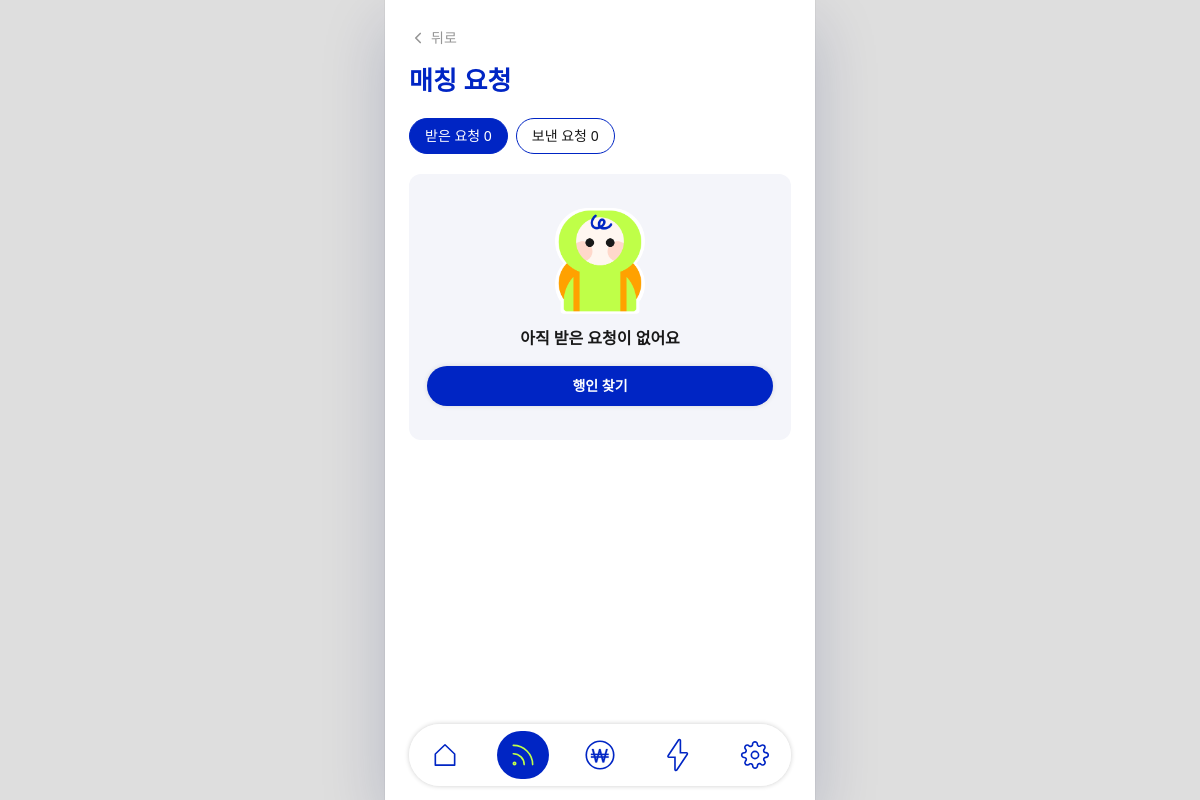
Before: /match/requests (signed in) with the older database file.
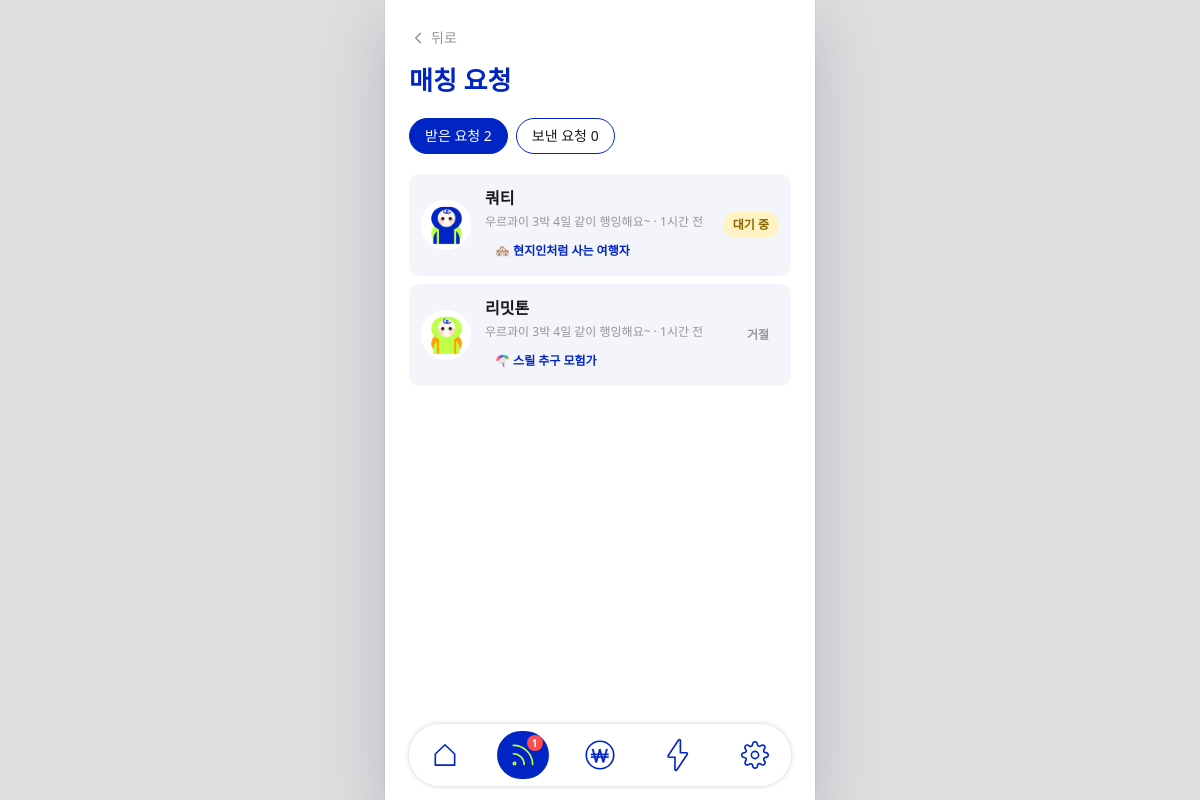
After: the same page with the newer database file.
### tables this page shows
CREATE TABLE match_requests (
            id INTEGER PRIMARY KEY AUTOINCREMENT,
            from_user_id INTEGER NOT NULL,
            to_user_id INTEGER NOT NULL,
            meet_time DATETIME NOT NULL,
            meet_place TEXT,
            message TEXT,
            status TEXT DEFAULT 'pending',
            created_at DATETIME DEFAULT CURRENT_TIMESTAMP, post_id INTEGER,
            FOREIGN KEY (from_user_id) REFERENCES users(id),
            FOREIGN KEY (to_user_id) REFERENCES users(id)
        );

CREATE TABLE users (
            id INTEGER PRIMARY KEY AUTOINCREMENT,
            nickname TEXT NOT NULL,
            email TEXT UNIQUE NOT NULL,
            password_hash TEXT NOT NULL,
            profile TEXT DEFAULT '',
            travel_style TEXT DEFAULT '',
            budget TEXT DEFAULT '',
            personality TEXT DEFAULT '',
            push_notify TEXT DEFAULT 'on',
            email_notify TEXT DEFAULT 'off',
            created_at DATETIME DEFAULT CURRENT_TIMESTAMP
        , country TEXT DEFAULT 'FR', contact TEXT DEFAULT '', gender TEXT DEFAULT '', birth_year INTEGER, travel_type TEXT DEFAULT '', travel_profile TEXT DEFAULT '', onboarding_answers TEXT DEFAULT '');

CREATE TABLE posts (
            id INTEGER PRIMARY KEY AUTOINCREMENT,
            user_id INTEGER NOT NULL,
            title TEXT NOT NULL,
            body TEXT NOT NULL,
            trip_date TEXT,
            trip_place TEXT,
            created_at DATETIME DEFAULT CURRENT_TIMESTAMP, category TEXT DEFAULT '', country TEXT DEFAULT '',
            FOREIGN KEY (user_id) REFERENCES users(id)
        );

### app.py (the view)
@app.route('/match/requests')
@login_required
def match_requests():
    db = get_db()
    received = db.execute('''SELECT m.*, u.nickname, u.travel_type, p.title AS post_title FROM match_requests m
                             JOIN users u ON m.from_user_id = u.id LEFT JOIN posts p ON m.post_id = p.id
                             WHERE m.to_user_id = ? ORDER BY m.created_at DESC''', (g.user['id'],)).fetchall()
    sent = db.execute('''SELECT m.*, u.nickname, u.travel_type, p.title AS post_title FROM match_requests m
                         JOIN users u ON m.to_user_id = u.id LEFT JOIN posts p ON m.post_id = p.id
                         WHERE m.from_user_id = ? ORDER BY m.created_at DESC''', (g.user['id'],)).fetchall()
    return render_template('match_requests.html', received=received, sent=sent, types=tt.TYPES,
                           tab=request.args.get('tab', 'received'))

### app.py (called while the page is built)
def get_db():
    if 'db' not in g:
        g.db = sqlite3.connect(DB_PATH)
        g.db.row_factory = sqlite3.Row
        g.db.execute('PRAGMA foreign_keys = ON')
    return g.db

def csrf_token():
    if '_csrf' not in session:
        session['_csrf'] = secrets.token_urlsafe(32)
    return session['_csrf']

@app.before_request
def before_request():
    if request.method == 'POST':
        sent = request.form.get('_csrf') or request.headers.get('X-CSRF-Token', '')
        if not sent or not secrets.compare_digest(sent, session.get('_csrf', '')):
            abort(400, '요청이 만료되었어요. 새로고침 후 다시 시도해 주세요.')
    g.user = None
    if 'user_id' in session:
        g.user = get_db().execute('SELECT * FROM users WHERE id = ?', (session['user_id'],)).fetchone()
        if g.user is None:
            session.clear()

def login_required(view):
    @wraps(view)
    def wrapped(*args, **kwargs):
        if g.user is None:
            flash('로그인이 필요해요.', 'info')
            return redirect(url_for('login', next=request.path))
        return view(*args, **kwargs)
    return wrapped

def avatar_of(user_id):
    return url_for('static', filename='img/' + AVATARS[(user_id or 0) % len(AVATARS)])

### templates/match_requests.html (shortened to what this page needs)
{% extends "base.html" %}
{% import "_ui.html" as ui %}
{% block content %}
{{ ui.back_link(url_for('match_page')) }}
<h1 class="page-title">매칭 요청</h1>
<nav class="chips" style="margin-top:20px" aria-label="요청 종류">
    <a href="{{ url_for('match_requests', tab='received') }}" class="chip-link{% if tab != 'sent' %} is-on{% endif %}">받은 요청 {{ received|length }}</a>
    <a href="{{ url_for('match_requests', tab='sent') }}" class="chip-link{% if tab == 'sent' %} is-on{% endif %}">보낸 요청 {{ sent|length }}</a>
</nav>
{% set items = sent if tab == 'sent' else received %}
<section class="grid gap-2" style="margin-top:20px">
    {% for r in items %}
    {% set other_id = r['to_user_id'] if tab == 'sent' else r['from_user_id'] %}
    <a href="{{ url_for('match_request_detail', request_id=r['id']) }}" class="list-card" style="align-items:center">
        {{ ui.avatar(other_id, 50) }}
        <div style="flex:1;min-width:0">
            <p style="margin:0;font-weight:700">{{ r['nickname'] }}</p>
            <p class="list-card__meta" style="margin-top:3px;white-space:nowrap;overflow:hidden;text-overflow:ellipsis">{{ r['post_title'] or '직접 신청' }} · {{ r['created_at']|time_ago }}</p>
            <div style="margin-top:6px">{{ ui.type_badge(r['travel_type'], types) }}</div>
        </div>
        {% if r['status'] == 'pending' %}
        <span class="tag" style="background:#FFF3C4;color:#8A6200">대기 중</span>
        {% elif r['status'] == 'accepted' %}
        <span class="tag tag--lime">매칭 완료</span>
        {% else %}
        <span class="tag" style="color:var(--hb-gray)">거절</span>
        {% endif %}
    </a>
    {% else %}
    <div class="card-soft text-center" style="padding:34px 18px">
        <img src="{{ url_for('static', filename='img/haengi-friend.png') }}" alt="" class="haengi" style="width:90px;margin:0 auto 12px">
        <p style="margin:0;font-weight:600">{% if tab == 'sent' %}보낸 요청이 없어요{% else %}아직 받은 요청이 없어요{% endif %}</p>
        <a href="{{ url_for('match_find') }}" class="btn-pill btn-blue btn-sm" style="margin:16px auto 0">행인 찾기</a>
    </div>
    {% endfor %}
</section>
{% endblock %}

### templates/_ui.html (shortened to what this page needs)
{% macro avatar(user_id, size=44, cls='') -%}
<img src="{{ avatar_of(user_id) }}" alt="" width="{{ size }}" height="{{ size }}" class="avatar-img {{ cls }}" style="width:{{ size }}px;height:{{ size }}px">
{%- endmacro %}
{% macro type_badge(code, types, cls='tag') -%}
{% if code and code in types %}<span class="{{ cls }}">{{ types[code][0] }} {{ types[code][1] }}</span>{% endif %}
{%- endmacro %}
{% macro back_link(href, label='뒤로') -%}
<a href="{{ href }}" class="inline-flex items-center gap-1 text-sm muted no-underline mb-4" aria-label="{{ label }}">
    <svg width="18" height="18" viewBox="0 0 24 24" fill="none" stroke="currentColor" stroke-width="2.2" stroke-linecap="round" stroke-linejoin="round"><path d="M15 18l-6-6 6-6"/></svg>{{ label }}
</a>
{%- endmacro %}

Changed rows visible on the page:
added match_requests: shows a picture, nickname "쿼티", title "우르과이 3박 4일 같이 행잉해요~", created_at "1시간 전", status "대기 중"
added users: travel_type "🏘️", travel_type "현지인처럼 사는 여행자"
added match_requests: shows a picture, nickname "리밋톤", title "우르과이 3박 4일 같이 행잉해요~", created_at "1시간 전", status "거절"
added users: travel_type "🪂", travel_type "스릴 추구 모험가"
Other visible differences:
{{ received|length }}: "0" → "2"
{{ pending_requests }}: (not shown) → "1"
text no longer shown: "아직 받은 요청이 없어요 행인 찾기"
